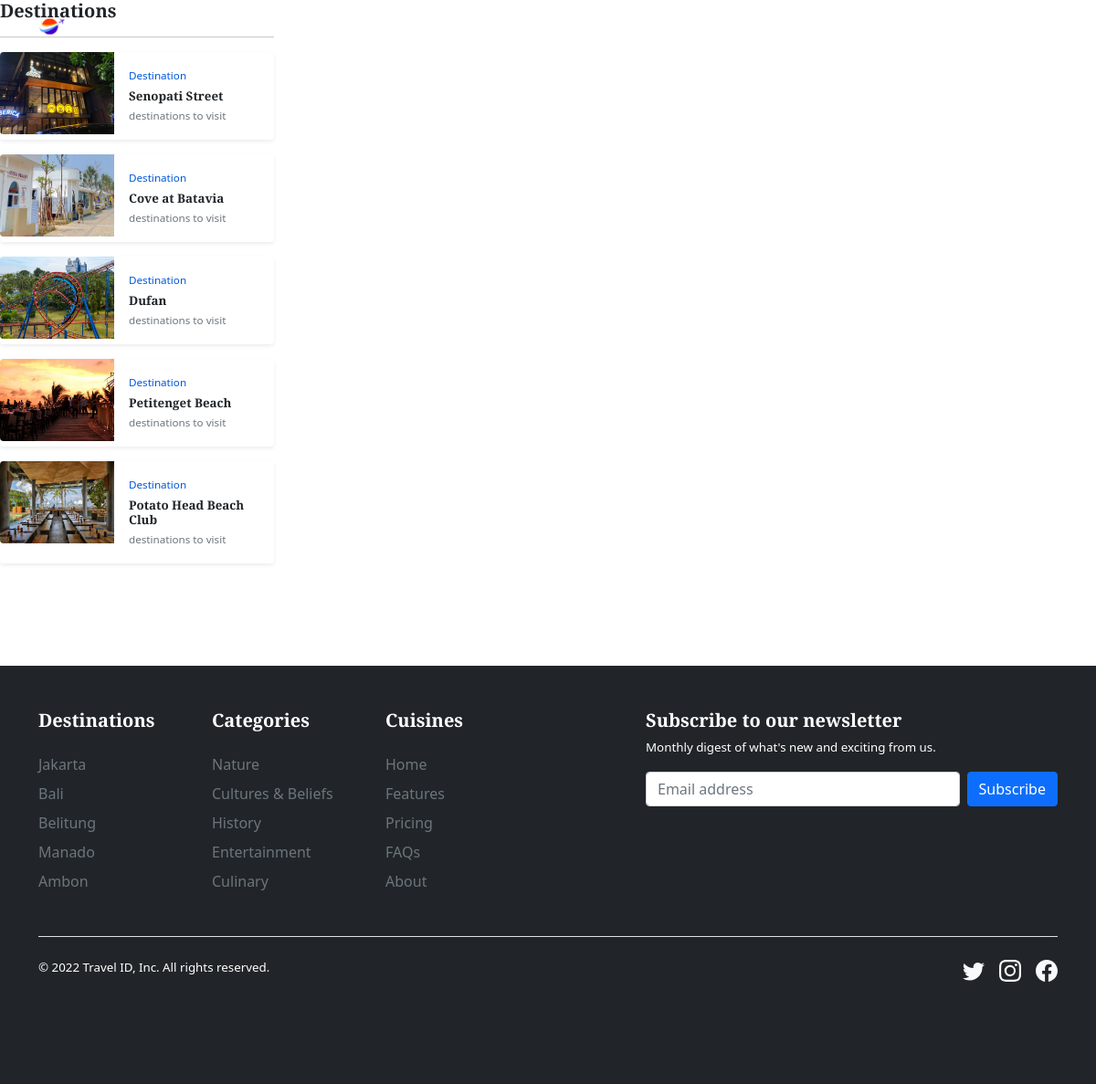
The page /Website/berita1.php on the database its author committed.
### tables this page shows
CREATE TABLE `destinasi` (
  `destinasiID` char(5) NOT NULL,
  `destinasinama` varchar(35) NOT NULL,
  `destinasialamat` varchar(255) NOT NULL,
  `kategoriID` char(4) NOT NULL,
  `areaID` char(4) NOT NULL
);

CREATE TABLE `fotodestinasi` (
  `fotoID` char(5) NOT NULL,
  `fotonama` char(60) NOT NULL,
  `destinasiID` char(4) NOT NULL,
  `fotofile` text NOT NULL
);

CREATE TABLE `kabupaten` (
  `kabupatenKODE` char(4) NOT NULL,
  `kabupatenNAMA` char(60) NOT NULL,
  `kabupatenALAMAT` varchar(255) NOT NULL,
  `kabupatenKET` text NOT NULL,
  `kabupatenFOTOICON` varchar(255) NOT NULL,
  `kabupatenFOTOICONKET` text NOT NULL
);

CREATE TABLE `kategori` (
  `kategoriID` char(4) NOT NULL,
  `kategorinama` char(30) NOT NULL,
  `kategoriketerangan` varchar(500) NOT NULL,
  `kategorireferensi` char(30) NOT NULL
);

### Website/berita1.php (the view, shortened to what this page needs)
<!doctype html>
<html lang="en">
<?php
include "header.php";
$destinasi = mysqli_query($connection, "SELECT * from destinasi
            join area on destinasi.areaID = area.areaID
            join kabupaten on area.kabupatenKODE = kabupaten.kabupatenKODE
            join kategori on destinasi.kategoriID = kategori.kategoriID
            join detildestinasi on destinasi.destinasiID = detildestinasi.destinasiID
            join berita on berita.destinasiID = destinasi.destinasiID
            join fotodestinasi on destinasi.destinasiID = fotodestinasi.destinasiID
            where destinasi.destinasiID != 'D001'
            order by destinasi.destinasiID desc");
?>
<body>
                <div class="col-md-3">
                    <h5 class="fw-bold">Destinations</h5>
                    <hr>
                    <?php if (mysqli_num_rows($destinasi) > 0) {
                        while ($row = mysqli_fetch_array($destinasi)) { ?>
                            <div class="card mb-3 border-0 shadow-sm" style="max-width: 300px;">
                                <div class="row g-0">
                                    <div class="col-md-5">
                                        <a href="destinasi1.php?get=<?php echo $row["destinasiID"] ?>" class="stretched-link m-0">
                                            <img style=" height: 7.5vw; object-fit: cover;" class="img-fluid rounded-start" alt="..." src="images-destinasi/<?php echo $row["fotofile"] ?>">
                                        </a>
                                    </div>
                                    <div class="col-md-7">
                                        <div class="card-body">
                                            <p class="card-text mb-1" style="color: var(--accent);"><small>Destination</small></p>
                                            <h5 class="card-title mb-1"><?php echo $row["destinasinama"] ?></h5>
                                            <p class="card-text"><small class="text-muted">destinations to visit</small></p>
                                        </div>
                                    </div>
                                </div>
                            </div>
                    <?php }
                    } ?>
                </div>
            <?php include "footer.php" ?>
</body>
</html>

### Website/header.php (shortened to what this page needs)
<!doctype html>
<html lang="en">
<head>
    <link href="https://cdn.jsdelivr.net/npm/bootstrap@5.0.2/dist/css/bootstrap.min.css" rel="stylesheet">
    <link rel="stylesheet" href="css/style.css">
</head>
<body>
    <nav class="navbar fixed-top navbar-expand-lg navbar-dark">
        <div class="container">
            <a class="navbar-brand" href="index.php">
                <img src="img/logo.png" alt="" width="30" height="30" class="d-inline-block align-text-top">
                <div class="logo-text d-inline-block align-text-top" style="font-family:Playfair Display, Georgia, Times New Roman , serif;font-weight: 900">Travel ID</div>
            </a>
            <div class="collapse navbar-collapse" id="navbarNav">
                <ul class="navbar-nav">
                    <li class="nav-item">
                        <a class="nav-link" href="index.php">Home</a>
                    </li>
                    <li class="nav-item dropdown">
                        <a class="nav-link dropdown-toggle" href="destination.php" id="navbarDropdown" role="button" data-bs-toggle="dropdown" aria-expanded="false">
                            Destination</a>
                    </li>
                    <li class="nav-item text-white">
                        <a class="nav-link" href="hotel.php">Hotel</a>
                    </li>
                    <li class="nav-item text-white">
                        <a class="nav-link" href="news.php">News</a>
                    </li>
                    <li class="nav-item text-white">
                        <a class="nav-link" href="makanan.php">Culinary</a>
                    </li>
                </ul>
            </div>
        </div>
    </nav>
</body>
</html>

### Website/footer.php (shortened to what this page needs)
<!doctype html>
<html lang="en">
<?php
include "includes/config.php";
$kabupaten = mysqli_query($connection, "SELECT * FROM kabupaten
            limit 5");
$kategori = mysqli_query($connection, "SELECT * FROM kategori
            limit 5");
?>
<head>
    <link href="https://cdn.jsdelivr.net/npm/bootstrap@5.0.2/dist/css/bootstrap.min.css" rel="stylesheet">
    <link rel="stylesheet" href="css/style.css">
</head>
<body>
    <div class="space"></div>
    <div class="space"></div>
    <footer class="py-5 text-white">
        <div class="container">
            <div class="row">
                <div class="col-6 col-md-2 mb-3">
                    <h5 class="mb-4">Destinations</h5>
                    <ul class="nav flex-column">
                        <?php if (mysqli_num_rows($kabupaten) > 0) {
                            while ($row = mysqli_fetch_array($kabupaten)) { ?>
                                <li class="nav-item mb-2"><a href="<?php echo $row["kabupatenNAMA"] ?>.php" class="nav-link p-0 text-muted"><?php echo $row["kabupatenNAMA"] ?></a></li>
                        <?php }
                        } ?>
                    </ul>
                </div>
                <div class="col-6 col-md-2 mb-3">
                    <h5 class="mb-4">Categories</h5>
                    <ul class="nav flex-column">
                        <?php if (mysqli_num_rows($kategori) > 0) {
                            while ($row = mysqli_fetch_array($kategori)) { ?>
                                <li class="nav-item mb-2"><a href="<?php echo $row["kategorinama"] ?>.php" class="nav-link p-0 text-muted"><?php echo $row["kategorinama"] ?></a></li>
                        <?php }
                        } ?>
                    </ul>
                </div>
                <div class="col-6 col-md-2 mb-3">
                    <h5 class="mb-4">Cuisines</h5>
                    <ul class="nav flex-column">
                        <li class="nav-item mb-2"><a href="#" class="nav-link p-0 text-muted">Home</a></li>
                        <li class="nav-item mb-2"><a href="#" class="nav-link p-0 text-muted">Features</a></li>
                        <li class="nav-item mb-2"><a href="#" class="nav-link p-0 text-muted">Pricing</a></li>
                        <li class="nav-item mb-2"><a href="#" class="nav-link p-0 text-muted">FAQs</a></li>
                        <li class="nav-item mb-2"><a href="#" class="nav-link p-0 text-muted">About</a></li>
                    </ul>
                </div>
                <div class="col-md-5 offset-md-1 mb-3">
                    <form>
                        <h5>Subscribe to our newsletter</h5>
                        <p>Monthly digest of what's new and exciting from us.</p>
                        <div class="d-flex flex-column flex-sm-row w-100 gap-2">
                            <input id="newsletter1" type="text" class="form-control" placeholder="Email address">
                            <button class="btn btn-primary" type="button">Subscribe</button>
                        </div>
                    </form>
                </div>
            </div>
            <div class="d-flex flex-column flex-sm-row justify-content-between py-4 my-4 border-top">
                <p>© 2022 Travel ID, Inc. All rights reserved.</p>
                <ul class="list-unstyled d-flex">
                    <li class="ms-3"><a class="link-light" href="https://twitter.com" target="_blank"></a></li>
                    <li class="ms-3"><a class="link-light" target="_blank" href="https://www.instagram.com/"></a></li>
                    <li class="ms-3"><a class="link-light" target="_blank" href="https://facebook.com"></a></li>
                </ul>
            </div>
        </div>
    </footer>
</body>
</html>

### Website/css/style.css (style rules this page uses)
:root { --accent: rgb(0, 87, 217); --bg1: #FAF9F6; }
h1, h2, h3, h4, h5, h6 { font-family: "Playfair Display", Georgia, "Times New Roman", serif; font-weight: 900; }
a { color: black; text-decoration: none; }
.space { margin:0; padding:0; height:3em; }
footer { background-color: rgba(33, 37, 41); }

### Website/berita1.php (style rules this page uses)
.card-body h5, p { font-size: smaller; }

### rows shown on the page
destinasi: fotodestinasi.fotofile (picture), destinasinama "Senopati Street"
destinasi: fotodestinasi.fotofile (picture), destinasinama "Cove at Batavia"
destinasi: fotodestinasi.fotofile (picture), destinasinama "Dufan"
destinasi: fotodestinasi.fotofile (picture), destinasinama "Petitenget Beach"
destinasi: fotodestinasi.fotofile (picture), destinasinama "Potato Head Beach Club"
kabupaten: kabupatenNAMA "Jakarta"
kabupaten: kabupatenNAMA "Bali"
kabupaten: kabupatenNAMA "Belitung"
kabupaten: kabupatenNAMA "Manado"
kabupaten: kabupatenNAMA "Ambon"
kategori: kategorinama "Nature"
kategori: kategorinama "Cultures & Beliefs"
kategori: kategorinama "History"
kategori: kategorinama "Entertainment"
kategori: kategorinama "Culinary"
